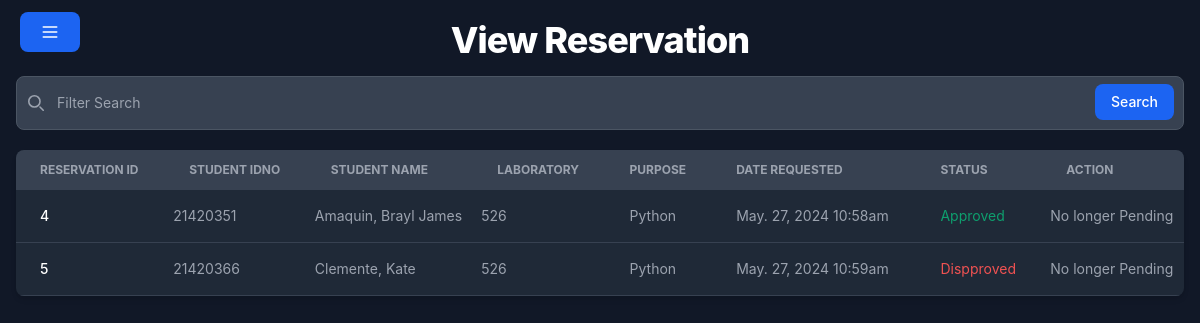
The page /booking_request/index.php (signed in) on the database its author committed.
### tables this page shows
CREATE TABLE `reservation` (
  `id` int(11) NOT NULL,
  `user_id` int(11) NOT NULL,
  `purpose` varchar(255) NOT NULL,
  `lab` varchar(255) NOT NULL,
  `date_requested` datetime DEFAULT current_timestamp(),
  `status` int(11) NOT NULL DEFAULT 0,
  `message` varchar(255) DEFAULT NULL
);

CREATE TABLE `users` (
  `user_ID` int(11) NOT NULL,
  `idno` int(11) DEFAULT NULL,
  `firstname` varchar(80) NOT NULL,
  `middlename` varchar(80) NOT NULL,
  `lastname` varchar(80) NOT NULL,
  `age` int(11) NOT NULL,
  `yearlevel` int(11) DEFAULT NULL,
  `gender` varchar(50) NOT NULL,
  `contact` varchar(50) NOT NULL,
  `email` varchar(50) NOT NULL,
  `profilePath` varchar(255) DEFAULT '"/sitin/assets/images/profiles/nopfp.png"',
  `address` varchar(50) NOT NULL,
  `sessions` int(11) DEFAULT 30,
  `role` varchar(30) NOT NULL DEFAULT 'student',
  `password` varchar(80) NOT NULL
);

### booking_request/index.php (the view, shortened to what this page needs)
<?php
    require_once '../config/dbconn.php';
    $param = $_GET["search"] ?? "";
    $reservation_records = array();
    $query = "SELECT s.id,u.idno,u.firstname,u.lastname,s.purpose,s.lab,s.date_requested,s.status,s.message
    FROM reservation s INNER JOIN users u ON u.user_ID = s.user_id
    WHERE u.role = 'student'
    AND (
        s.purpose LIKE '%$param%'
        OR s.lab LIKE '%$param%'
        OR u.firstname LIKE '%$param%'
        OR u.lastname LIKE '%$param%'
        OR u.idno LIKE '%$param%'
    ) ORDER BY s.status,s.date_requested";
    $query_run = mysqli_query($conn,$query);
    if ($query_run) {
        while ($row = mysqli_fetch_assoc($query_run)) {
            $reservation_records[] = $row;
        }
    }
?>
<!DOCTYPE html>
<html lang="en">
<head>
    <link rel="stylesheet" href="../style.css">
    <link rel="stylesheet" href="../assets//css//flowbite.mini.css">
</head>
<body class="dark bg-gray-900">
    <?php include '../includes/header.php' ?>
    <div class="px-4 mb-5 mt-5">
        <h2 class="mb-4 text-center text-2xl m-auto font-extrabold leading-none tracking-tight text-gray-900 md:text-4xl dark:text-white">View Reservation</h2>
        <form class="mx-auto" style="max-width: 80rem;">
            <div class="relative">
                <div class="absolute inset-y-0 start-0 flex items-center ps-3 pointer-events-none">
                </div>
                <input name="search" type="search" id="default-search" class="block w-full p-4 ps-10 text-sm text-gray-900 border border-gray-300 rounded-lg bg-gray-50 focus:ring-blue-500 focus:border-blue-500 dark:bg-gray-700 dark:border-gray-600 dark:placeholder-gray-400 dark:text-white dark:focus:ring-blue-500 dark:focus:border-blue-500" placeholder="Filter Search" required />
                <button type="submit" class="text-white absolute end-2.5 bottom-2.5 bg-blue-700 hover:bg-blue-800 focus:ring-4 focus:outline-none focus:ring-blue-300 font-medium rounded-lg text-sm px-4 py-2 dark:bg-blue-600 dark:hover:bg-blue-700 dark:focus:ring-blue-800">Search</button>
            </div>
        </form>
        <div class="relative overflow-x-auto shadow-md sm:rounded-lg mt-5 mx-auto" style="max-width: 80rem;">
            <table class="w-full text-sm text-left rtl:text-right text-gray-500 dark:text-gray-400">
                <thead class="text-xs text-gray-700 uppercase bg-gray-50 dark:bg-gray-700 dark:text-gray-400">
                    <tr>
                        <th scope="col" class="px-6 py-3">
                            Reservation ID
                        </th>
                        <th scope="col" class="px-6 py-3">
                            Student IDNO
                        </th>
                        <th scope="col" class="px-6 py-3">
                            Student Name
                        </th>
                        <th scope="col" class="px-6 py-3">
                            Laboratory
                        </th>
                        <th scope="col" class="px-6 py-3">
                            Purpose
                        </th>
                        <th scope="col" class="px-6 py-3">
                            Date Requested
                        </th>
                        <th scope="col" class="px-6 py-3">
                            Status
                        </th>
                        <th scope="col" class="px-6 py-3">
                            Action
                        </th>
                    </tr>
                </thead>
                <tbody>
                    <?php foreach ($reservation_records as $record): ?>
                        <tr class="bg-white border-b dark:bg-gray-800 dark:border-gray-700">
                            <th scope="row" class="px-6 py-4 font-medium text-gray-900 whitespace-nowrap dark:text-white">
                                <?= $record['id'] ?>
                            </th>
                            <td class="px-2 py-4">
                                <?= $record['idno'] ?>
                            </td>
                            <td class="px-2 py-4">
                                <?= $record['lastname'] ?>, <?= $record['firstname'] ?>
                            </td>
                            <td class="px-2 py-4">
                                <?= $record['lab'] ?>
                            </td>
                            <td class="px-6 py-4">
                                <?= $record['purpose'] ?>
                            </td>
                            <td class="px-6 py-4">
                                <?= date('M. d, Y h:ia', strtotime($record['date_requested'])) ?>
                            </td>
                            <td class="px-6 py-4">
                                <?php if($record['status'] == 0): ?>
                                    <p class="text-blue-500" >Pending</p>
                                <?php elseif($record['status'] == 1): ?>
                                    <p class="text-green-500" >Approved</p>
                                <?php elseif($record['status'] == 2): ?>
                                    <p class="text-red-500">Cancelled</p>
                                <?php elseif($record['status'] == 3): ?>
                                    <p class="text-red-500">Dispproved</p>
                                <?php endif ?>
                            </td>
                            <td class="px-2 py-4">
                                <?php if($record['status'] == 0):?>
                                    <a href="./manage.php?reserveId=<?= $record['id'] ?>" id="record-<?= $record['id']?>" class="focus:outline-none text-white bg-blue-500 hover:bg-blue-500 focus:ring-4 focus:ring-red-300 font-medium rounded-lg text-sm px-5 py-2.5 me-2 mb-2 dark:bg-blue-600 dark:hover:bg-blue-700 dark:focus:ring-blue-900 cancel-reservation-btn">Manage</a>
                                <?php else: ?>
                                    <p>No longer Pending</p>
                                <?php endif ?>
                            </td>
                        </tr>
                    <?php endforeach; ?>
                </tbody>
            </table>
        </div>
    </div>
</body>
</html>

### style.css (style rules this page uses)
html, :host { line-height: 1.5; -webkit-text-size-adjust: 100%; -moz-tab-size: 4; -o-tab-size: 4; tab-size: 4; font-family: ui-sans-serif, system-ui, sans-serif, "Apple Color Emoji", "Segoe UI Emoji", "Segoe UI Symbol", "Noto Color Emoji"; font-feature-settings: normal; font-variation-settings: normal; -webkit-tap-highlight-color: transparent; }
body { margin: 0; line-height: inherit; }
h1, h2, h3, h4, h5, h6 { font-size: inherit; font-weight: inherit; }
table { text-indent: 0; border-color: inherit; border-collapse: collapse; }
button, input, optgroup, select, textarea { font-family: inherit; font-feature-settings: inherit; font-variation-settings: inherit; font-size: 100%; font-weight: inherit; line-height: inherit; letter-spacing: inherit; color: inherit; margin: 0; padding: 0; }
button, select { text-transform: none; }
button, input:where([type='button']), input:where([type='reset']), input:where([type='submit']) { -webkit-appearance: button; background-color: transparent; background-image: none; }
[type='search'] { -webkit-appearance: textfield; outline-offset: -2px; }
blockquote, dl, dd, h1, h2, h3, h4, h5, h6, hr, figure, p, pre { margin: 0; }
input::placeholder, textarea::placeholder { opacity: 1; color: #9ca3af; }
button, [role="button"] { cursor: pointer; }

### rows shown on the page
reservation: id "4", user.idno "21420351", user.lastname "Amaquin", user.firstname "Brayl James", lab "526", purpose "Python", date_requested "May. 27, 2024 10:58am", status "Approved"
reservation: id "5", user.idno "21420366", user.lastname "Clemente", user.firstname "Kate", lab "526", purpose "Python", date_requested "May. 27, 2024 10:59am", status "Dispproved"
